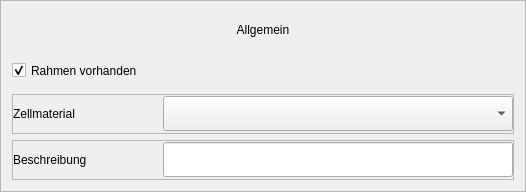
                  <widget class="QFrame" name="module_general">
                   <property name="frameShape">
                    <enum>QFrame::StyledPanel</enum>
                   </property>
                   <property name="frameShadow">
                    <enum>QFrame::Raised</enum>
                   </property>
                   <layout class="QVBoxLayout" name="verticalLayout_7">
                    <item>
                     <widget class="QLabel" name="module_general_header">
                      <property name="sizePolicy">
                       <sizepolicy hsizetype="Expanding" vsizetype="Expanding">
                        <horstretch>0</horstretch>
                        <verstretch>0</verstretch>
                       </sizepolicy>
                      </property>
                      <property name="minimumSize">
                       <size>
                        <width>0</width>
                        <height>35</height>
                       </size>
                      </property>
                      <property name="maximumSize">
                       <size>
                        <width>16777215</width>
                        <height>35</height>
                       </size>
                      </property>
                      <property name="text">
                       <string>Allgemein</string>
                      </property>
                      <property name="alignment">
                       <set>Qt::AlignCenter</set>
                      </property>
                     </widget>
                    </item>
                    <item>
                     <widget class="QCheckBox" name="has_frame_cbox">
                      <property name="sizePolicy">
                       <sizepolicy hsizetype="Expanding" vsizetype="Expanding">
                        <horstretch>0</horstretch>
                        <verstretch>0</verstretch>
                       </sizepolicy>
                      </property>
                      <property name="minimumSize">
                       <size>
                        <width>0</width>
                        <height>35</height>
                       </size>
                      </property>
                      <property name="maximumSize">
                       <size>
                        <width>16777215</width>
                        <height>35</height>
                       </size>
                      </property>
                      <property name="text">
                       <string>Rahmen vorhanden</string>
                      </property>
                      <property name="checked">
                       <bool>true</bool>
                      </property>
                      <property name="autoExclusive">
                       <bool>false</bool>
                      </property>
                      <property name="tristate">
                       <bool>false</bool>
                      </property>
                     </widget>
                    </item>
                    <item>
                     <widget class="QFrame" name="frame_11">
                      <property name="sizePolicy">
                       <sizepolicy hsizetype="Expanding" vsizetype="Expanding">
                        <horstretch>0</horstretch>
                        <verstretch>0</verstretch>
                       </sizepolicy>
                      </property>
                      <property name="minimumSize">
                       <size>
                        <width>0</width>
                        <height>40</height>
                       </size>
                      </property>
                      <property name="maximumSize">
                       <size>
                        <width>16777215</width>
                        <height>40</height>
                       </size>
                      </property>
                      <property name="frameShape">
                       <enum>QFrame::StyledPanel</enum>
                      </property>
                      <property name="frameShadow">
                       <enum>QFrame::Raised</enum>
                      </property>
                      <layout class="QHBoxLayout" name="horizontalLayout_7">
                       <property name="spacing">
                        <number>0</number>
                       </property>
                       <property name="leftMargin">
                        <number>0</number>
                       </property>
                       <property name="topMargin">
                        <number>0</number>
                       </property>
                       <property name="rightMargin">
                        <number>0</number>
                       </property>
                       <property name="bottomMargin">
                        <number>0</number>
                       </property>
                       <item alignment="Qt::AlignRight">
                        <widget class="QLabel" name="cell_mat_lbl">
                         <property name="sizePolicy">
                          <sizepolicy hsizetype="Expanding" vsizetype="Expanding">
                           <horstretch>0</horstretch>
                           <verstretch>0</verstretch>
                          </sizepolicy>
                         </property>
                         <property name="minimumSize">
                          <size>
                           <width>150</width>
                           <height>35</height>
                          </size>
                         </property>
                         <property name="maximumSize">
                          <size>
                           <width>150</width>
                           <height>35</height>
                          </size>
                         </property>
                         <property name="text">
                          <string>Zellmaterial</string>
                         </property>
                        </widget>
                       </item>
                       <item alignment="Qt::AlignLeft">
                        <widget class="QComboBox" name="cell_mat_cobox">
                         <property name="sizePolicy">
                          <sizepolicy hsizetype="Expanding" vsizetype="Expanding">
                           <horstretch>0</horstretch>
                           <verstretch>0</verstretch>
                          </sizepolicy>
                         </property>
                         <property name="minimumSize">
                          <size>
                           <width>350</width>
                           <height>35</height>
                          </size>
                         </property>
                         <property name="maximumSize">
                          <size>
                           <width>16777215</width>
                           <height>35</height>
                          </size>
                         </property>
                        </widget>
                       </item>
                      </layout>
                     </widget>
                    </item>
                    <item>
                     <widget class="QFrame" name="frame_12">
                      <property name="sizePolicy">
                       <sizepolicy hsizetype="Expanding" vsizetype="Expanding">
                        <horstretch>0</horstretch>
                        <verstretch>0</verstretch>
                       </sizepolicy>
                      </property>
                      <property name="minimumSize">
                       <size>
                        <width>0</width>
                        <height>40</height>
                       </size>
                      </property>
                      <property name="maximumSize">
                       <size>
                        <width>16777215</width>
                        <height>40</height>
                       </size>
                      </property>
                      <property name="frameShape">
                       <enum>QFrame::StyledPanel</enum>
                      </property>
                      <property name="frameShadow">
                       <enum>QFrame::Raised</enum>
                      </property>
                      <layout class="QHBoxLayout" name="horizontalLayout_8">
                       <property name="spacing">
                        <number>0</number>
                       </property>
                       <property name="leftMargin">
                        <number>0</number>
                       </property>
                       <property name="topMargin">
                        <number>0</number>
                       </property>
                       <property name="rightMargin">
                        <number>0</number>
                       </property>
                       <property name="bottomMargin">
                        <number>0</number>
                       </property>
                       <item alignment="Qt::AlignRight">
                        <widget class="QLabel" name="description_lbl">
                         <property name="sizePolicy">
                          <sizepolicy hsizetype="Expanding" vsizetype="Expanding">
                           <horstretch>0</horstretch>
                           <verstretch>0</verstretch>
                          </sizepolicy>
                         </property>
                         <property name="minimumSize">
                          <size>
                           <width>150</width>
                           <height>35</height>
                          </size>
                         </property>
                         <property name="maximumSize">
                          <size>
                           <width>150</width>
                           <height>35</height>
                          </size>
                         </property>
                         <property name="text">
                          <string>Beschreibung</string>
                         </property>
                        </widget>
                       </item>
                       <item alignment="Qt::AlignLeft">
                        <widget class="QLineEdit" name="description_txt">
                         <property name="sizePolicy">
                          <sizepolicy hsizetype="Expanding" vsizetype="Expanding">
                           <horstretch>0</horstretch>
                           <verstretch>0</verstretch>
                          </sizepolicy>
                         </property>
                         <property name="minimumSize">
                          <size>
                           <width>350</width>
                           <height>35</height>
                          </size>
                         </property>
                         <property name="maximumSize">
                          <size>
                           <width>350</width>
                           <height>35</height>
                          </size>
                         </property>
                        </widget>
                       </item>
                      </layout>
                     </widget>
                    </item>
                   </layout>
                  </widget>
